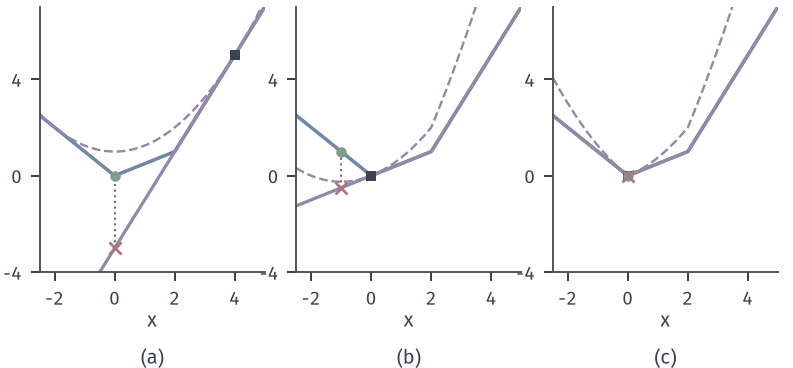

The script that drew this image:
from pathlib import Path
import sys
ROOT = next(p for p in Path(__file__).resolve().parents if (p/'build.sh').is_file() and (p/'tex/book.tex').is_file())
sys.path.insert(0, str(ROOT/'figures/00-shared/mathematical-preliminaries-upper/00-shared/comprehension-figures'))
from support import figure, save, BLUE, GREEN, YELLOW, RED, PURPLE, INK, MUTED, GRID, BLUE_FILL, GREEN_FILL, YELLOW_FILL, RED_FILL, PURPLE_FILL
import numpy as np
HERE = Path(__file__).resolve().parent
STROKE = '#4C4D4F'
def panel(fig, left, right, top, bottom, wspace=.25, hspace=.2):
    fig.set_layout_engine(None)
    fig.subplots_adjust(left=left, right=right, top=top, bottom=bottom, wspace=wspace, hspace=hspace)
def tag(fig, ax, s, y=None, d=.15):
    p = ax.get_position(); fig.text((p.x0+p.x1)/2, (p.y0-d) if y is None else y, s, ha='center', va='top')
def opt(ax, x=0, y=0, ms=4.8, z=7): ax.plot([x],[y],'o',ms=ms,color=RED,mew=0,zorder=z)
# 束方法：f=max{-x,x/2,2x-3}，y0=4，tau=2，beta=1/2；读取程序在 x=0 返回 1/2。
f=lambda x:np.maximum.reduce([-x,x/2,2*x-3])
X=np.linspace(-2.5,5,1501)
def line(c,x):return f(np.array(c[0]))+c[1]*(x-c[0])
def model(C,x):return np.maximum.reduce([line(c,x) for c in C])
rounds=[([(4.,2.)],4.,0.),([(4.,2.),(0.,.5)],0.,-1.),([(4.,2.),(0.,.5),(-1.,-1.)],0.,0.)]
fig,axs=figure(width_mm=112,height_mm=52,ncols=3)
panel(fig,.05,.98,.98,.26,wspace=.14)
tau=2.
for ax,(C,ctr,cand) in zip(axs,rounds):
    ax.plot(X,f(X),color=BLUE,lw=1.4);M=model(C,X);ax.plot(X,M,color=PURPLE,lw=1.3);ax.plot(X,M+(X-ctr)**2/(2*tau),color=PURPLE,lw=.95,ls='--')
    ax.plot([ctr],[f(np.array(ctr))],'s',color=INK,ms=3.8,mew=0,zorder=7)
    mc=float(model(C,np.array(cand)));ax.plot([cand],[mc],'x',color=RED,ms=4.4,mew=1.1,zorder=8);ax.plot([cand],[f(np.array(cand))],'o',color=GREEN,ms=4.2,mew=0,zorder=7)
    ax.plot([cand,cand],[mc,f(np.array(cand))],color=MUTED,lw=.85,ls=':')
    ax.set_xlim(-2.5,5);ax.set_ylim(-4,7);ax.set_xticks([-2,0,2,4]);ax.set_yticks([-4,0,4]);ax.set_xlabel('$x$',labelpad=1)
fig.canvas.draw()
for ax,s in zip(axs,('(a)','(b)','(c)')):tag(fig,ax,s,y=.055)
save(fig,HERE,'figure',{'tau':tau,'beta':.5,'rounds':[[4,0],[0,-1],[0,0]]})
